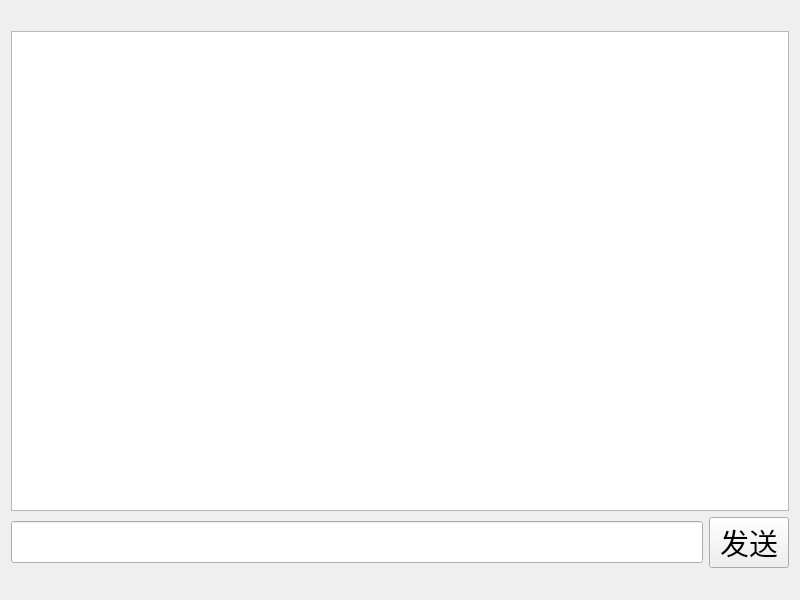
<?xml version="1.0" encoding="UTF-8"?>
<ui version="4.0">
 <class>TcpClient</class>
 <widget class="QWidget" name="TcpClient">
  <property name="geometry">
   <rect>
    <x>0</x>
    <y>0</y>
    <width>800</width>
    <height>600</height>
   </rect>
  </property>
  <property name="windowTitle">
   <string>TcpClient</string>
  </property>
  <layout class="QVBoxLayout" name="verticalLayout_2">
   <item>
    <layout class="QVBoxLayout" name="verticalLayout">
     <item>
      <widget class="QTextEdit" name="textEdit">
       <property name="maximumSize">
        <size>
         <width>16777215</width>
         <height>480</height>
        </size>
       </property>
       <property name="font">
        <font>
         <pointsize>20</pointsize>
        </font>
       </property>
      </widget>
     </item>
     <item>
      <layout class="QHBoxLayout" name="horizontalLayout">
       <item>
        <widget class="QLineEdit" name="lineEdit">
         <property name="font">
          <font>
           <pointsize>22</pointsize>
          </font>
         </property>
        </widget>
       </item>
       <item>
        <widget class="QPushButton" name="pb_send">
         <property name="font">
          <font>
           <family>AcadEref</family>
           <pointsize>22</pointsize>
          </font>
         </property>
         <property name="text">
          <string>发送</string>
         </property>
        </widget>
       </item>
      </layout>
     </item>
    </layout>
   </item>
  </layout>
 </widget>
 <resources/>
 <connections/>
</ui>
